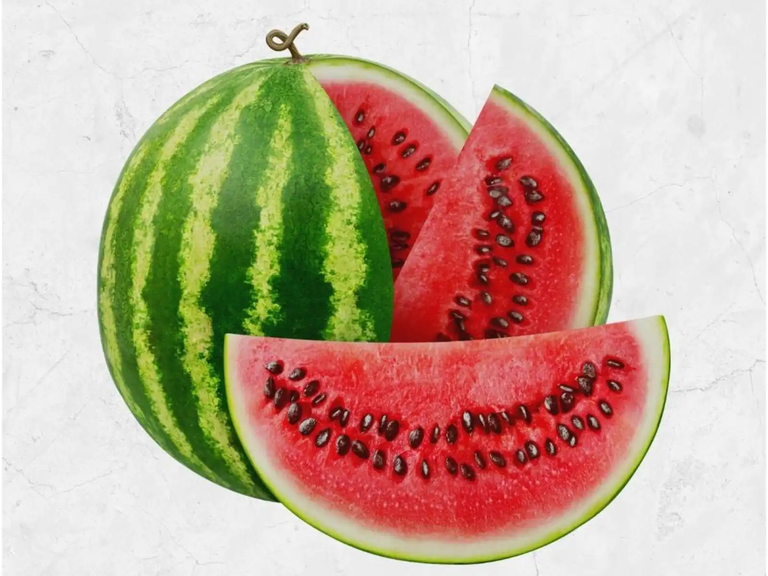
#> input picture Image Processing/Assignment 36/input/watermelon.png, 768 x 576 px, found by its file name
$ jupyter execute --allow-errors HSV_color_space_2.ipynb
#> lines starting #> are read from the running program, lines starting #| are printed output that depends on the picture
[cell 1]
import cv2
import numpy as np
import matplotlib.pyplot as plt

[cell 2]
image = cv2.imread("input\watermelon.png")
#> image is the input picture: shape (576, 768, 3); mean B, G, R 150, 170.8, 196.2
image = cv2.cvtColor(image,cv2.COLOR_BGR2HSV)
#> image: shape (576, 768, 3); mean H, S, V 31.6, 84.8, 204.3

[cell 3]
H,S,V = cv2.split(image)
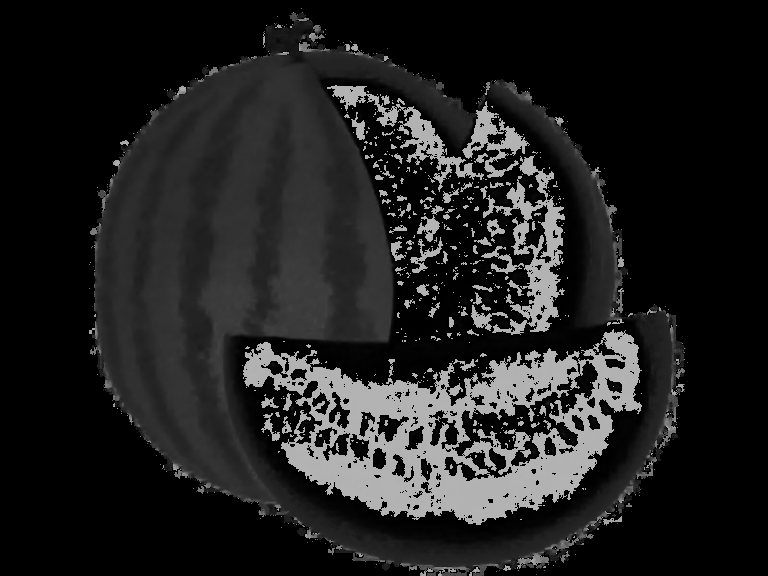
#> H: shape (576, 768); min 0, max 179, mean 31.6
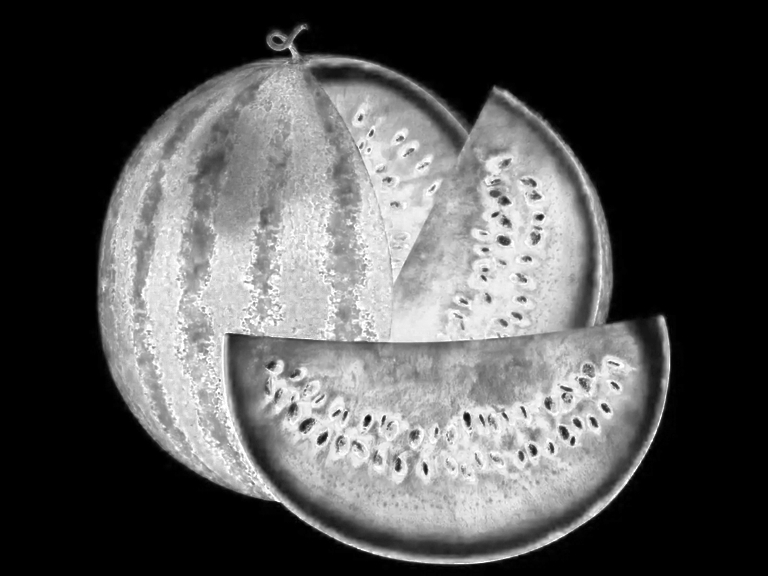
#> S: shape (576, 768); min 0, max 255, mean 84.8
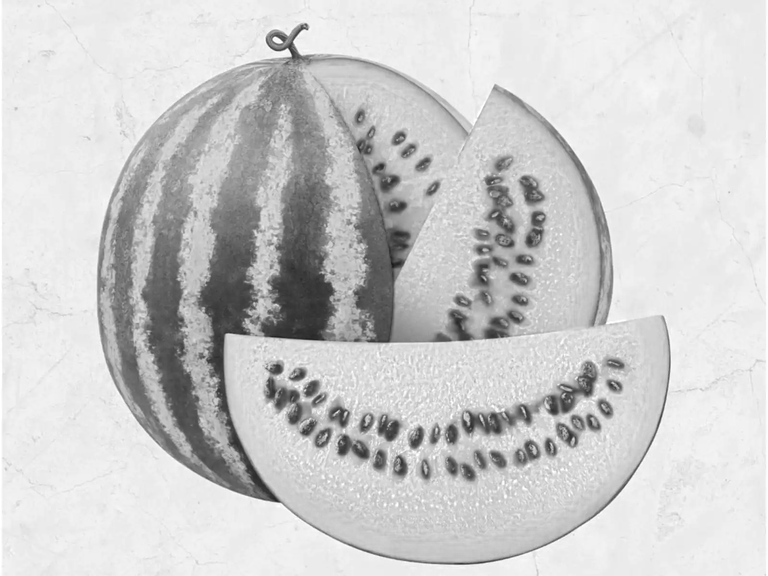
#> V: shape (576, 768); min 25, max 255, mean 204.3

[cell 4]
# Green 60 degree
# Blue 120 degree
H_new = H.copy().astype(np.float32)

for i in range(H.shape[0]):
    for j in range(H.shape[1]):
        if 30 < H[i,j] < 80: #green
            H_new[i,j]-=50

        if H_new[i,j] < 0:
            H_new[i,j]+=180

        if  H[i,j] < 15 or H[i,j] > 165:
            H_new[i,j]+=60
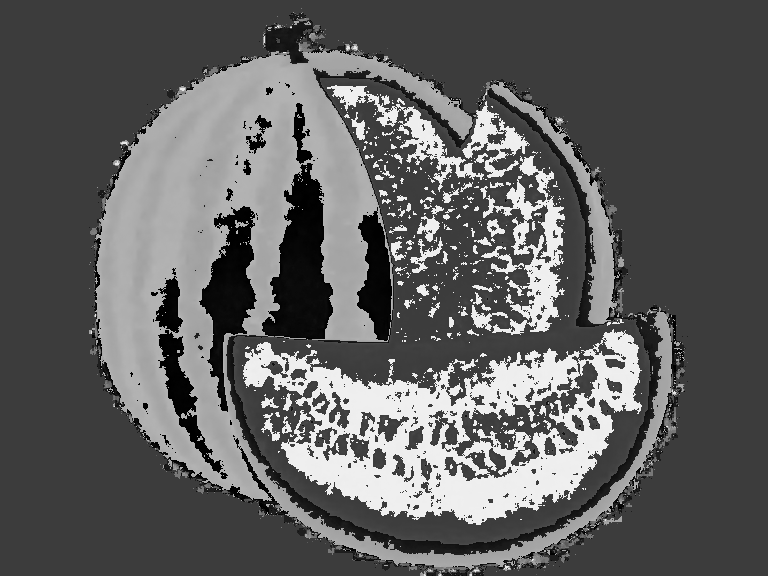
#> H_new: shape (576, 768) float32; min 0, max 239, mean 95.3

H_new=H_new.astype(np.int8)
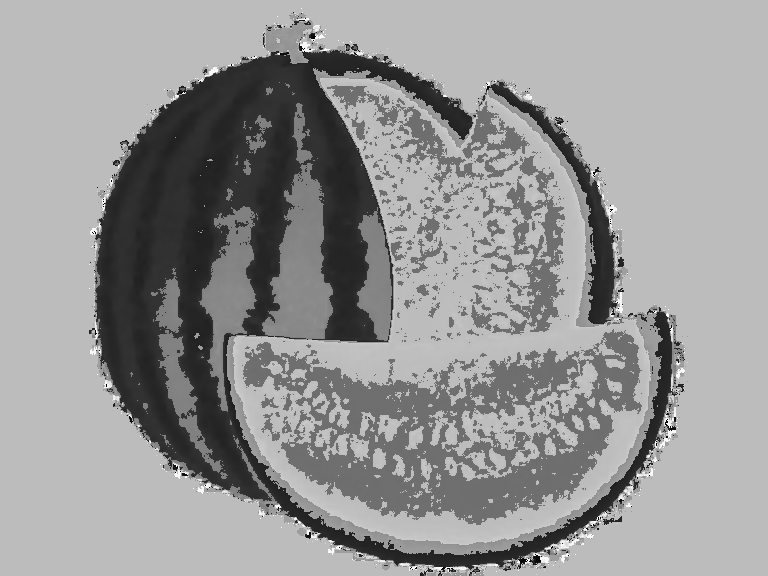
#> H_new: shape (576, 768) int8; min -128, max 127, mean 22.2; drawn with min black and max white

$ run again, with Image Processing/Assignment 36/input/apple.jpg saved as Image Processing/Assignment 36/input/watermelon.png
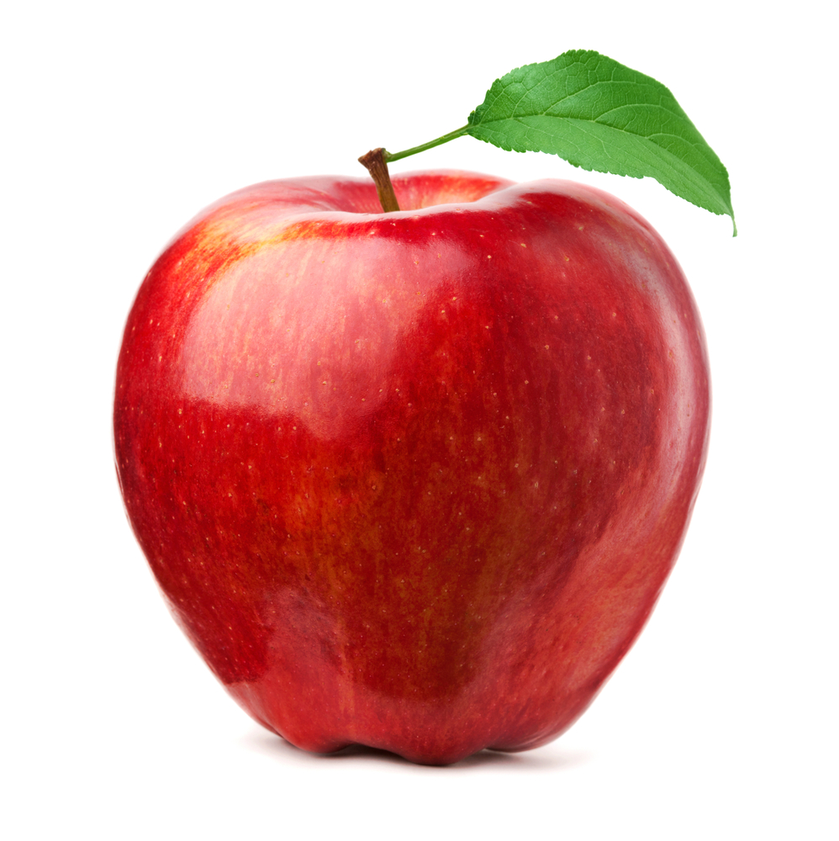
#> input picture Image Processing/Assignment 36/input/apple.jpg, 839 x 841 px, shrunk from 998 x 1000 before the run, found by its file name
#> image is the input picture: shape (841, 839, 3); mean B, G, R 163.8, 168.4, 219.8
#> image: shape (841, 839, 3); mean H, S, V 28.5, 86.2, 222.1
#> after the loop `for i in range(H.shape[0]):`:
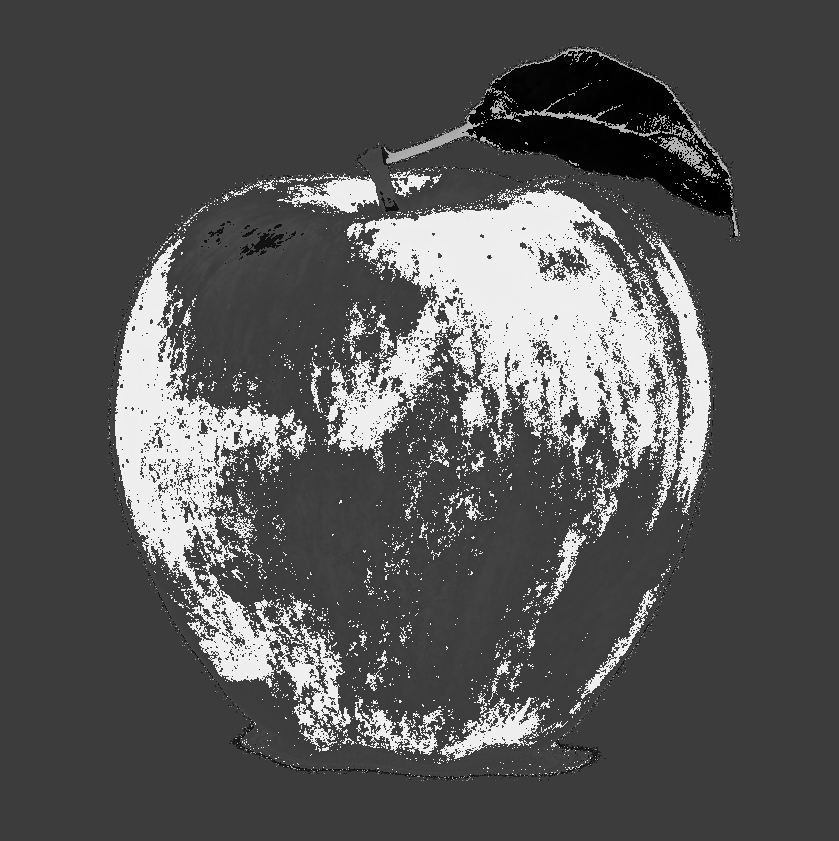
#> H_new: shape (841, 839) float32; min 0, max 239, mean 85.2
#> `H_new=H_new.astype(np.int8)`:
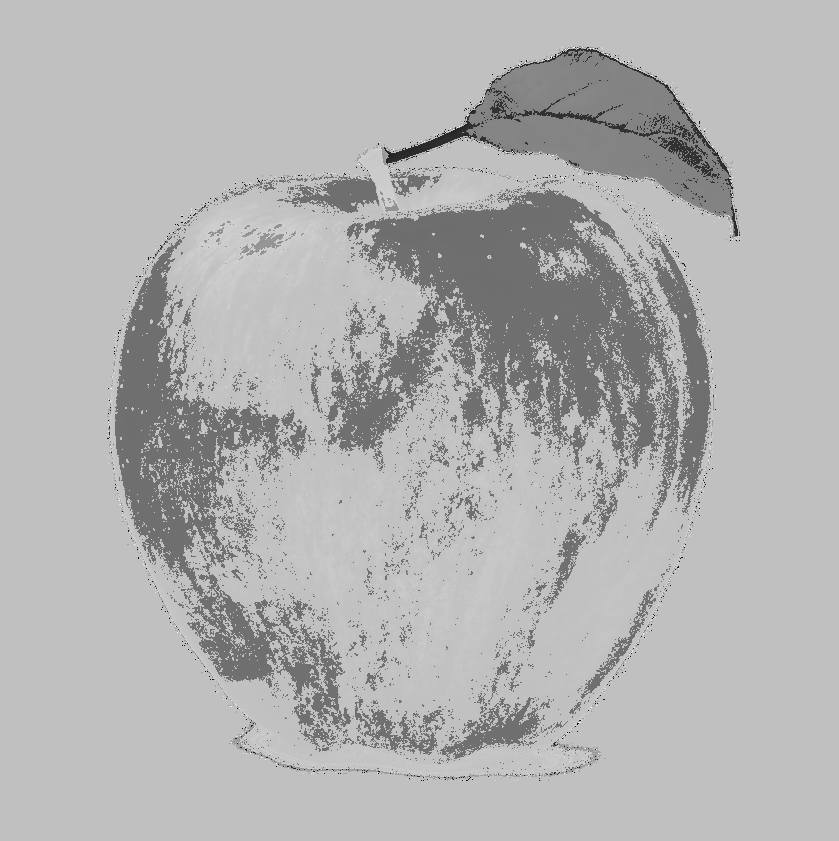
#> H_new: shape (841, 839) int8; min -126, max 120, mean 46.6; drawn with min black and max white

$ run again, with Image Processing/Assignment 36/input/banana.jpg saved as Image Processing/Assignment 36/input/watermelon.png
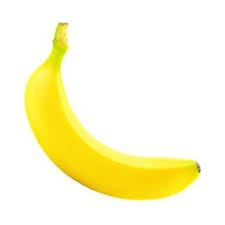
#> input picture Image Processing/Assignment 36/input/banana.jpg, 225 x 225 px, found by its file name
#> image is the input picture: shape (225, 225, 3); mean B, G, R 210.8, 249.1, 253.4
#> image: shape (225, 225, 3); mean H, S, V 10.4, 44, 253.6
#> after the loop `for i in range(H.shape[0]):`:
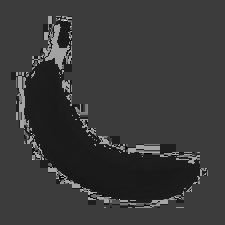
#> H_new: shape (225, 225) float32; min 0, max 237, mean 57.4
#> `H_new=H_new.astype(np.int8)`:
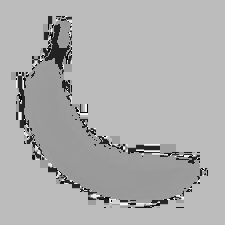
#> H_new: shape (225, 225) int8; min -128, max 127, mean 45.9; drawn with min black and max white
